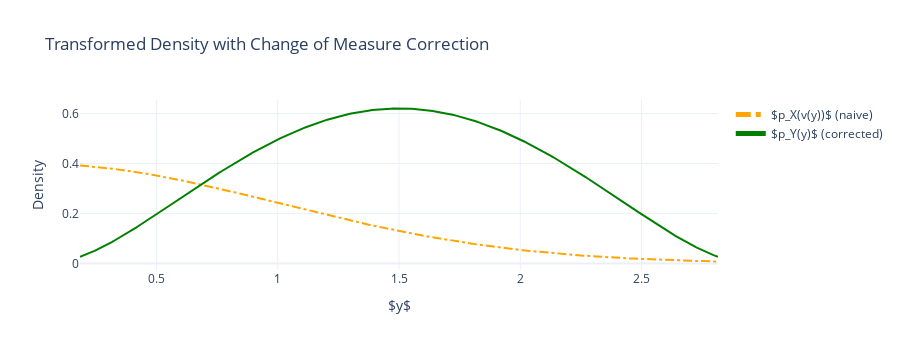

Notebook source saved alongside this figure:
### Markdown cell above
# Why Do We Need the Change of Measure Correction?

When transforming a random variable $X$ with a probability density $p_X(x)$ via a monotonic function $y = f(x)$, the resulting variable $Y = f(X)$ does **not** generally have a density $p_Y(y)$ that is simply $p_X$ evaluated at the inverse, i.e., $p_X(f^{-1}(y))$. 

This is because probability densities are not invariant under nonlinear transformations. The density must be adjusted to account for how the transformation stretches or compresses the space. This adjustment is given by the **change of measure correction**, which involves multiplying by the absolute value of the derivative of the inverse function:

$p_Y(y) = p_X(v(y)) \left| \frac{dv}{dy} \right|$

where $v(y) = f^{-1}(y)$.

Alternatively, when expressing everything in terms of $x$:

$p_X(x) = p_Y(f(x)) \left| \frac{df}{dx} \right|$

## Why Is This Correction Necessary?

- **Conservation of Probability:** The total probability must remain 1 after transformation. Without the correction, the transformed density may not integrate to 1.
- **Density Transformation:** The function $f(x)$ can locally stretch or compress intervals, changing the "density" of probability mass. The derivative term $\left| \frac{dv}{dy} \right|$ (or $\left| \frac{df}{dx} \right|$) quantifies this local change.
- **Normalization:** The naive approach $p_Y(y) = p_X(f^{-1}(y))$ ignores this stretching/compression, leading to incorrect probabilities and a density that is not properly normalized.

## Example

If $f(x)$ is a strictly increasing function, then for a small interval $dx$ around $x$, the corresponding interval in $y$ is $dy = f'(x) dx$. The probability in both intervals must be equal:  
$p_X(x) dx = p_Y(y) dy$

So,  
$p_Y(y) = p_X(x) \left| \frac{dx}{dy} \right| = p_X(f^{-1}(y)) \left| \frac{dv}{dy} \right|$

## Conclusion

The change of measure correction ensures that the transformed density $p_Y(y)$ is a valid probability density, properly normalized and reflecting the true distribution of $Y = f(X)$. Without this correction, the resulting density would be mathematically and probabilistically incorrect.

### Code cell
fig_py = go.Figure()
fig_py.add_trace(
    go.Scatter(
        x=f,
        y=p_f,
        mode="lines",
        line=dict(color="orange", dash="dashdot"),
        name="$p_X(v(y))$ (naive)",
    )
)
fig_py.add_trace(
    go.Scatter(
        x=f,
        y=p_y,
        mode="lines",
        line=dict(color="green"),
        name="$p_Y(y)$ (corrected)",
    )
)
fig_py.update_layout(
    title="Transformed Density with Change of Measure Correction",
    xaxis_title="$y$",
    yaxis_title="Density",
    legend=dict(itemsizing="constant"),
    width=900,
    height=350,
)
fig_py.show()

### Figure 1 — Plotly figure (JSON) as saved in the notebook; plotly's stock layout.template omitted (floating-point values rounded to 4 significant figures; data arrays with more than 128 entries replaced by an {"elided": "..."} marker saying what was removed)
{"data": [{"line": {"color": "orange", "dash": "dashdot"}, "mode": "lines", "name": "$p_X(v(y))$ (naive)", "type": "scatter", "x": {"elided": "400 float values"}, "y": {"elided": "400 float values"}}, {"line": {"color": "green"}, "mode": "lines", "name": "$p_Y(y)$ (corrected)", "type": "scatter", "x": {"elided": "400 float values"}, "y": {"elided": "400 float values"}}], "layout": {"height": 350, "legend": {"itemsizing": "constant"}, "title": {"text": "Transformed Density with Change of Measure Correction"}, "width": 900, "xaxis": {"title": {"text": "$y$"}}, "yaxis": {"title": {"text": "Density"}}}}
